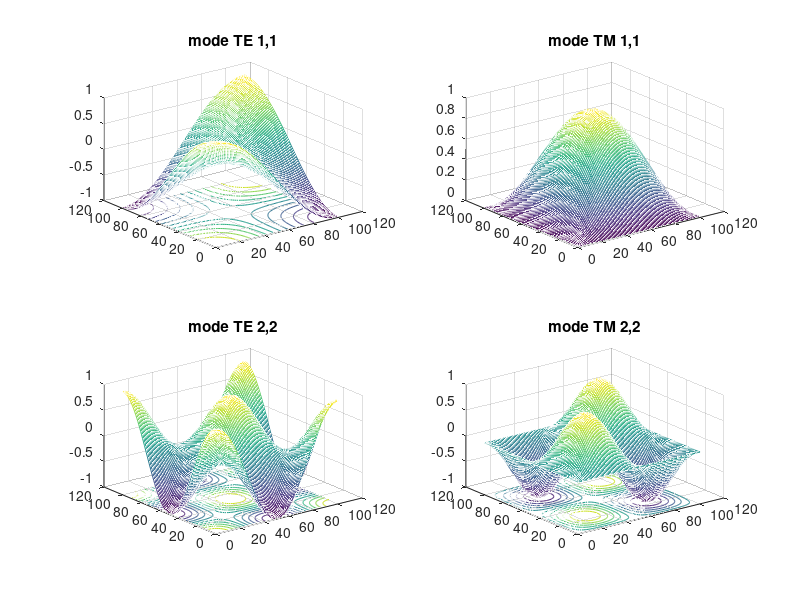

This chart was generated by the following MATLAB code:
% Dimensions du guide
a=8;
b=5;

% génération de la grille
[x,y] = meshgrid(0:a/100:a,0:b/100:b);

% définition des fonctions
m1=1;n1=1;m2=2;n2=2;
Hz1=cos(m1*pi*x/a).*cos(n1*pi*y/b);
Ez1=sin(m1*pi*x/a).*sin(n1*pi*y/b);
Hz2=cos(m2*pi*x/a).*cos(n2*pi*y/b);
Ez2=sin(m2*pi*x/a).*sin(n2*pi*y/b);

%tracé 3D des fonctions
subplot(2,2,1)
meshc(Hz1)
title('mode TE 1,1')

subplot(2,2,2)
meshc(Ez1)
title('mode TM 1,1')

subplot(2,2,3)
meshc(Hz2)
title('mode TE 2,2')

subplot(2,2,4)
meshc(Ez2)
title('mode TM 2,2')
